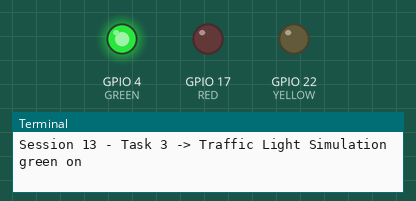
Bench run of a program on a simulated Raspberry Pi (BCM pin numbers). Parts: output pins drawn as LEDs (lit = HIGH), the last lines printed to the terminal.

Above: at 1.5 s.
At 4.0 s:
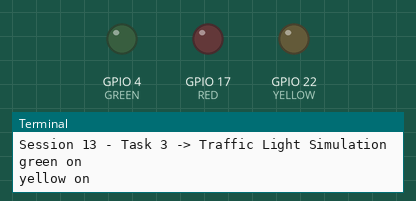
At 6.6 s:
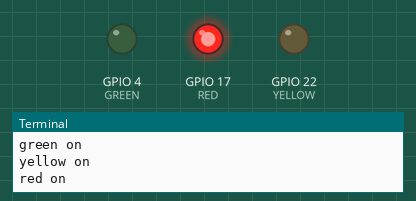
At 9.8 s:
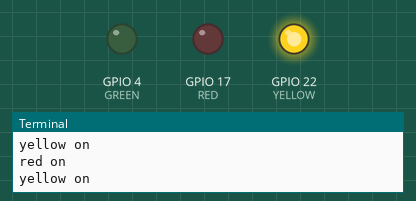
Timing chart, 0 to 13.3 s (numbered marks = the images above):
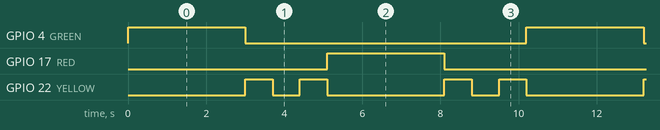

The program:

task_3_Traffic_Light_Simulation.py
```python
import RPi.GPIO as GPIO
import time

RED = 17
YELLOW = 22
GREEN = 4

GPIO.setmode(GPIO.BCM)

GPIO.setup(RED, GPIO.OUT)
GPIO.setup(YELLOW, GPIO.OUT)
GPIO.setup(GREEN, GPIO.OUT)

print("Session 13 - Task 3 -> Traffic Light Simulation")

try:
    while True:
        print("green on")
        GPIO.output(GREEN, GPIO.HIGH)
        time.sleep(3)
        GPIO.output(GREEN, GPIO.LOW)

        print("yellow on")
        GPIO.output(YELLOW, GPIO.HIGH)
        time.sleep(0.7)
        GPIO.output(YELLOW, GPIO.LOW)
        time.sleep(0.7)
        GPIO.output(YELLOW, GPIO.HIGH)
        time.sleep(0.7)
        GPIO.output(YELLOW, GPIO.LOW)

        print("red on")
        GPIO.output(RED, GPIO.HIGH)
        time.sleep(3)
        GPIO.output(RED, GPIO.LOW)

        print("yellow on")
        GPIO.output(YELLOW, GPIO.HIGH)
        time.sleep(0.7)
        GPIO.output(YELLOW, GPIO.LOW)
        time.sleep(0.7)
        GPIO.output(YELLOW, GPIO.HIGH)
        time.sleep(0.7)
        GPIO.output(YELLOW, GPIO.LOW)

except KeyboardInterrupt:
    print("Exiting program")

finally:
    GPIO.cleanup()
```

Measured:
- by itself, GPIO 4 (GREEN), GPIO 17 (RED): alternates HIGH for 3.0 s and LOW for 7.2 s
- by itself, GPIO 22 (YELLOW): repeats every 5.1 s: LOW 0.70 s, HIGH 0.70 s, LOW 3.0 s, HIGH 0.70 s
- by itself, everything shown: repeats every 10.2 s, in 8 steps
